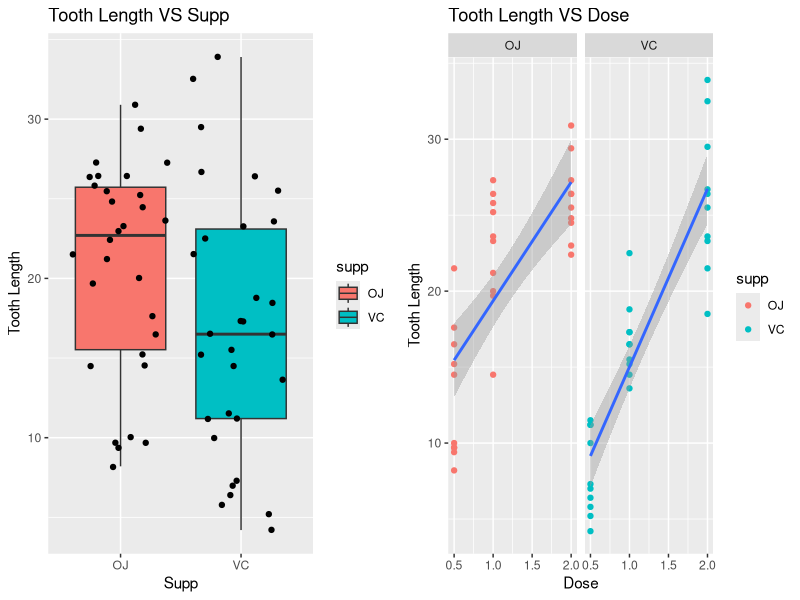
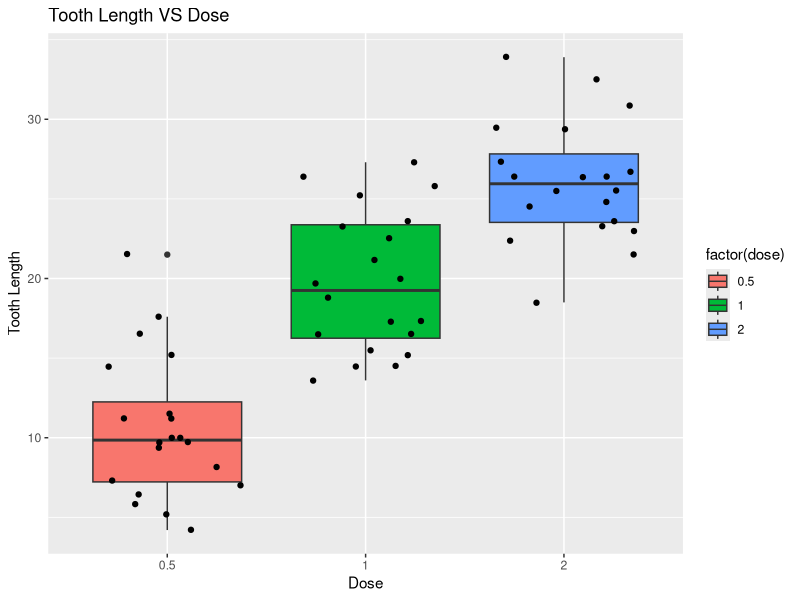
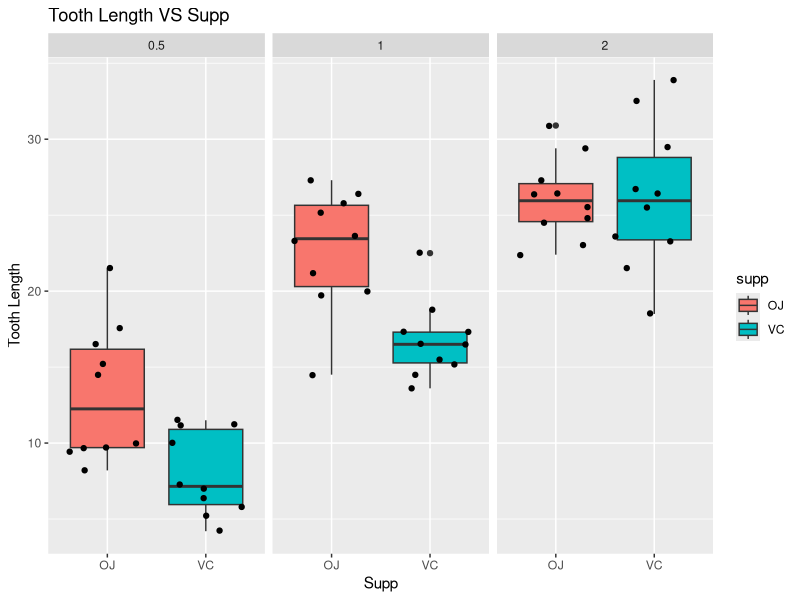

These figures' R source, in order: (Note: this script raises an error after producing the figures.)
## ---- chunk 1
knitr::opts_chunk$set(echo = TRUE)
## ---- chunk 2
data(ToothGrowth)
str(ToothGrowth)
## ---- chunk 3
summary(ToothGrowth)
## ---- chunk 4
library(ggplot2)
require(gridExtra)
plot1 <- ggplot(ToothGrowth, aes(x = supp, y = len)) +
    geom_boxplot(aes(fill = supp)) + geom_jitter() +
    labs(x = "Supp", y = "Tooth Length", title = "Tooth Length VS Supp")
plot2 <- ggplot(ToothGrowth, aes(x = dose, y = len)) + 
    geom_point(aes(color = supp)) + geom_smooth(method = "lm") +
    facet_grid(. ~ supp) +
    labs(x = "Dose", y = "Tooth Length", title = "Tooth Length VS Dose")
grid.arrange(plot1, plot2, ncol = 2)
## ---- chunk 5
ggplot(ToothGrowth, aes(x = factor(dose), y = len)) + 
    geom_boxplot(aes(fill = factor(dose))) + geom_jitter() +
    labs(x = "Dose", y = "Tooth Length", title = "Tooth Length VS Dose")
## ---- chunk 6
ggplot(ToothGrowth, aes(x = supp, y = len)) + 
    geom_boxplot(aes(fill = supp)) + geom_jitter() +
    facet_grid(.~ dose) +
    labs(x = "Supp", y = "Tooth Length", title = "Tooth Length VS Supp")
## ---- chunk 7
supp_df <- data.frame(tapply(ToothGrowth$len,ToothGrowth$supp,mean),
                      tapply(ToothGrowth$len,ToothGrowth$supp,sd),
                      tapply(ToothGrowth$len,ToothGrowth$supp,length))
colnames(supp_df) <- c("mean", "sd", "count")
supp_df
## ---- chunk 8
dose_df <- data.frame(tapply(ToothGrowth$len,as.factor(ToothGrowth$dose),mean),
                      tapply(ToothGrowth$len,as.factor(ToothGrowth$dose),sd),
                      tapply(ToothGrowth$len,as.factor(ToothGrowth$dose),length))
colnames(dose_df) <- c("mean", "sd", "count")
dose_df
## ---- chunk 9
df <- aggregate(len ~ supp + dose, data = ToothGrowth, 
          FUN = function(x) c(mean = mean(x), sd = sd(x), count = length(x)))
colnames(df) <- NULL
df
## ---- chunk 10
confint <- t.test(len ~ supp, paired = F, var.equal = F, data = ToothGrowth)$conf
## ---- chunk 11
TG1 <- subset(ToothGrowth, dose %in% c(0.5, 1.0))
TG2 <- subset(ToothGrowth, dose %in% c(0.5, 2.0))
TG3 <- subset(ToothGrowth, dose %in% c(1.0, 2.0))
confint1 <- t.test(len ~ dose, paired = F, var.equal = F, data = TG1)$conf
confint2 <- t.test(len ~ dose, paired = F, var.equal = F, data = TG2)$conf
confint3 <- t.test(len ~ dose, paired = F, var.equal = F, data = TG3)$conf
